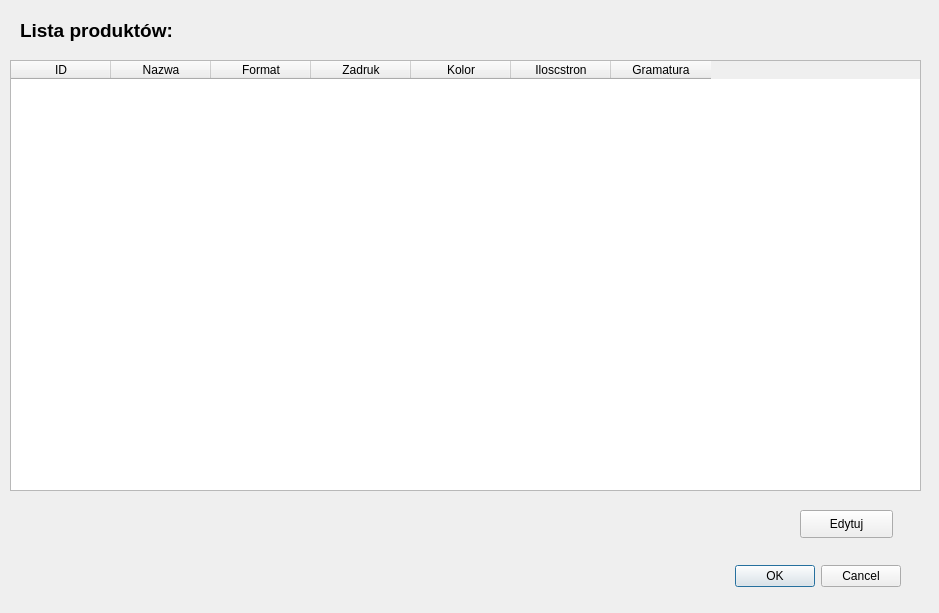
<?xml version="1.0" encoding="UTF-8"?>
<ui version="4.0">
 <class>FormularzEdytujProdukt</class>
 <widget class="QDialog" name="FormularzEdytujProdukt">
  <property name="geometry">
   <rect>
    <x>0</x>
    <y>0</y>
    <width>939</width>
    <height>613</height>
   </rect>
  </property>
  <property name="windowTitle">
   <string>Dialog</string>
  </property>
  <widget class="QDialogButtonBox" name="buttonBox">
   <property name="geometry">
    <rect>
     <x>560</x>
     <y>560</y>
     <width>341</width>
     <height>32</height>
    </rect>
   </property>
   <property name="orientation">
    <enum>Qt::Horizontal</enum>
   </property>
   <property name="standardButtons">
    <set>QDialogButtonBox::Cancel|QDialogButtonBox::Ok</set>
   </property>
  </widget>
  <widget class="QPushButton" name="buttonEdytuj">
   <property name="geometry">
    <rect>
     <x>800</x>
     <y>510</y>
     <width>93</width>
     <height>28</height>
    </rect>
   </property>
   <property name="text">
    <string>Edytuj</string>
   </property>
  </widget>
  <widget class="QLabel" name="labelListaPracownikow">
   <property name="geometry">
    <rect>
     <x>20</x>
     <y>10</y>
     <width>261</width>
     <height>41</height>
    </rect>
   </property>
   <property name="font">
    <font>
     <family>Arial</family>
     <pointsize>14</pointsize>
     <weight>75</weight>
     <bold>true</bold>
    </font>
   </property>
   <property name="text">
    <string>Lista produktów:</string>
   </property>
  </widget>
  <widget class="QTableWidget" name="tableProdukty">
   <property name="geometry">
    <rect>
     <x>10</x>
     <y>60</y>
     <width>911</width>
     <height>431</height>
    </rect>
   </property>
   <property name="autoScroll">
    <bool>true</bool>
   </property>
   <column>
    <property name="text">
     <string>ID</string>
    </property>
   </column>
   <column>
    <property name="text">
     <string>Nazwa</string>
    </property>
   </column>
   <column>
    <property name="text">
     <string>Format</string>
    </property>
   </column>
   <column>
    <property name="text">
     <string>Zadruk</string>
    </property>
   </column>
   <column>
    <property name="text">
     <string>Kolor</string>
    </property>
   </column>
   <column>
    <property name="text">
     <string>Iloscstron</string>
    </property>
   </column>
   <column>
    <property name="text">
     <string>Gramatura</string>
    </property>
   </column>
  </widget>
 </widget>
 <resources/>
 <connections>
  <connection>
   <sender>buttonBox</sender>
   <signal>accepted()</signal>
   <receiver>FormularzEdytujProdukt</receiver>
   <slot>accept()</slot>
   <hints>
    <hint type="sourcelabel">
     <x>248</x>
     <y>254</y>
    </hint>
    <hint type="destinationlabel">
     <x>157</x>
     <y>274</y>
    </hint>
   </hints>
  </connection>
  <connection>
   <sender>buttonBox</sender>
   <signal>rejected()</signal>
   <receiver>FormularzEdytujProdukt</receiver>
   <slot>reject()</slot>
   <hints>
    <hint type="sourcelabel">
     <x>316</x>
     <y>260</y>
    </hint>
    <hint type="destinationlabel">
     <x>286</x>
     <y>274</y>
    </hint>
   </hints>
  </connection>
 </connections>
</ui>
